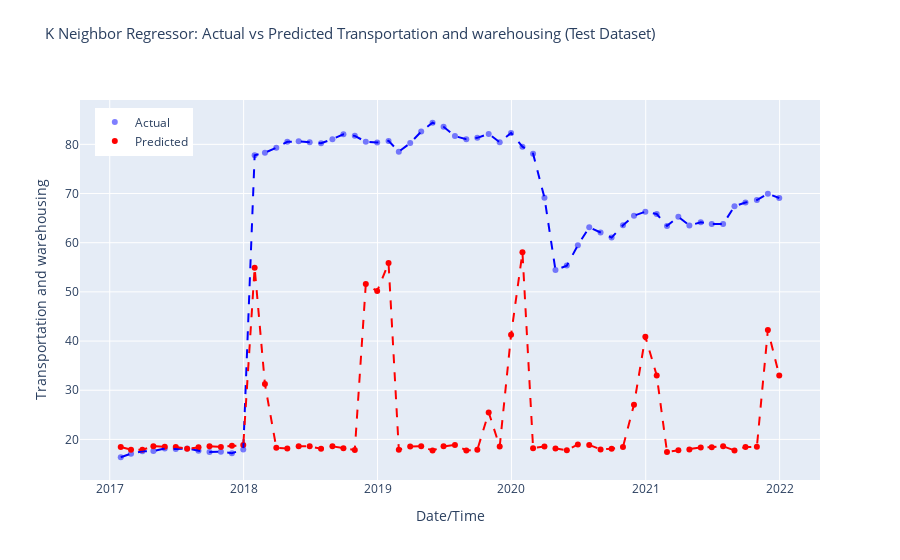

The notebook cell this image was saved under:
### Code cell
# Make predictions on the test dataset
predictions = pycr.predict_model(model, data = test_data)
r2 = r2_score(predictions['Transportation and warehousing'], predictions['prediction_label'])
print('R-squared (R2) Score:', r2)


# Sort predictions DataFrame by index
predictions.sort_index(inplace=True)

# Create Plotly figure
fig = make_subplots(rows=1, cols=1, shared_xaxes=True, shared_yaxes=True)

# Add scatter plot for actual values
fig.add_trace(go.Scatter(x=predictions.index, y=predictions['Transportation and warehousing'],
                         mode='markers', marker=dict(color='blue', opacity=0.5),
                         name='Actual'), row=1, col=1)

# Add scatter plot for predicted values
fig.add_trace(go.Scatter(x=predictions.index, y=predictions['prediction_label'],
                         mode='markers', marker=dict(color='red'),
                         name='Predicted'), row=1, col=1)

# Add lines for sorted actual values
fig.add_trace(go.Scatter(x=predictions.index, y=predictions['Transportation and warehousing'].sort_index(),
                         mode='lines', line=dict(color='blue', dash='dash'),
                         showlegend=False), row=1, col=1)

# Add lines for sorted predicted values
fig.add_trace(go.Scatter(x=predictions.index, y=predictions['prediction_label'].sort_index(),
                         mode='lines', line=dict(color='red', dash='dash'),
                         showlegend=False), row=1, col=1)

fig.update_layout(title_text='K Neighbor Regressor: Actual vs Predicted Transportation and warehousing (Test Dataset)',
                  title_font_size=15, title_y=0.95,
                  xaxis_title='Date/Time', yaxis_title='Transportation and warehousing',
                  legend=dict(x=0.02, y=0.98),
                  grid=dict(rows=1, columns=1, ygap=0.2))

# Show interactive plot
fig.show()
